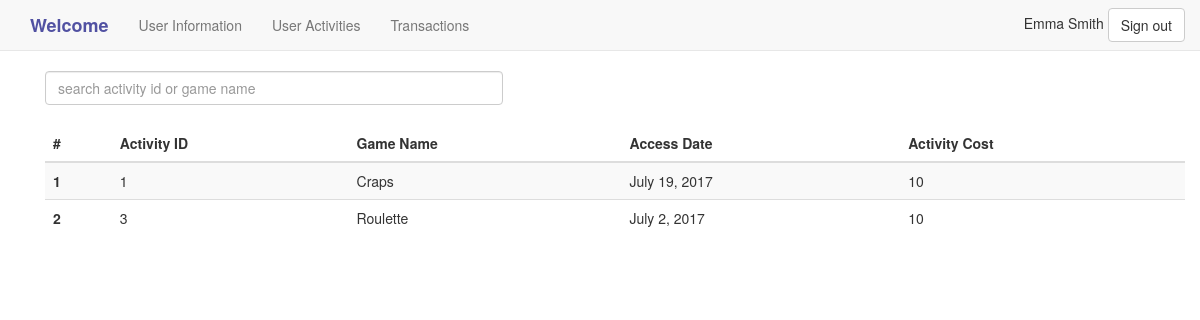
The page /User_Management/user_activity/ (signed in) on the database its author committed.
### User_Management/models.py (models this page shows, shortened)
class ActivitiesRecord(models.Model):
    activity_id = models.AutoField(primary_key=True)
    access_date = models.DateField(auto_now_add=True)
    user_id = models.ForeignKey(MyUser)
    game_name = models.ForeignKey(Game)
    activity_cost = models.IntegerField()

class Game(models.Model):
    game_name = models.CharField(max_length=200, unique=True, primary_key=True)
    cost_per_time = models.IntegerField()
    game_description = models.CharField(max_length=400)

### User_Management/views.py (the view)
class UserActivityListView(ListView):
    model = models.ActivitiesRecord
    context_object_name = 'user_activities'
    template_name = 'user_activity.html'
    def get_queryset(self):
        q = self.request.GET.get('q')
        if q=="" or q==None:
            return models.ActivitiesRecord.objects.filter(user_id_id=self.request.user.myuser.id).order_by('-access_date')
        else:
            return models.ActivitiesRecord.objects.filter(Q(user_id_id=self.request.user.myuser.id), (Q(game_name__game_name__icontains=q) | Q(activity_id__icontains=q))).order_by('-access_date')
    def get_context_data(self, **kwargs):
        context = super(UserActivityListView, self).get_context_data(**kwargs)
        context['user_fullname'] = self.request.user.get_full_name
        context['myuser_id'] = self.request.user.myuser.id
        context['filtername'] = self.request.GET.get('q')
        return context
    @method_decorator(login_required)
    def dispatch(self, *args, **kwargs):
        return super(UserActivityListView, self).dispatch(*args, **kwargs)

### templates/user_activity.html (shortened to what this page needs)
<!DOCTYPE html>
{% extends 'user_page.html' %}
{% load staticfiles %}
{% load bootstrap %}
{% block extra_head %}
    <link href="https://maxcdn.bootstrapcdn.com/font-awesome/4.1.0/css/font-awesome.min.css" rel="stylesheet">
{% endblock %}
{% block body_block %}
    <div class="container">
        <div class="row">
            <div class="col-lg-5">
                 <form action="/User_Management/user_activity/" method="get" style="margin: auto 0;" id="myform">
                    <input type="text" id="search-text" name="q" placeholder="search activity id or game name" class="form-control">
                 </form>
            </div>
        </div>
    </div>
    <br>
    <div class="container">
        {% if user_activities.count != 0 %}
        <table class="table table-striped">
            <thead>
                <tr>
                    <th data-field="index">#</th>
                    <th>Activity ID</th>
                    <th>Game Name</th>
                    <th>Access Date</th>
                    <th>Activity Cost</th>
                </tr>
            </thead>
            <tbody>
                {% for activity in user_activities %}
                    <tr>
                        <th scope="row">{{ forloop.counter }}</th>
                        <td>{{ activity.activity_id }}</td>
                        <td>{{ activity.game_name.game_name }}</td>
                        <td>{{ activity.access_date }}</td>
                        <td>{{ activity.activity_cost }}</td>
                    </tr>
                {% endfor %}
            </tbody>
        </table>
        {% else %}
            <p>No records</p>
        {% endif %}
    </div>
{% endblock %}

### templates/user_page.html (shortened to what this page needs)
<!DOCTYPE html>
{% load staticfiles %}
{% load bootstrap %}
<html lang="en">
<head>
    <link rel="stylesheet" href="{% static "css/mystyle.css" %}">
    {% block extra_head %}
    {% endblock %}
    <link rel="stylesheet" href="https://maxcdn.bootstrapcdn.com/bootstrap/3.3.7/css/bootstrap.min.css">
</head>
<body>
    <nav class="navbar navbar-default navbar-static-top">
        <div class="container">
            <ul class="nav navbar-nav" id="myTab">
                <li><a class="navbar-brand" href="{% url 'User_Management:user_page' %}" style="font-size: large;font-weight: 600;color: #5151A2;">Welcome</a></li>
                <li><a class="navbar-link" data-toggle="tab" href="{% url 'User_Management:user_info' myuser_id %}">User Information</a></li>
                <li><a class="navbar-link" data-toggle="tab" href="{% url 'User_Management:user_activity' %}">User Activities</a></li>
                <li><a class="navbar-link" data-toggle="tab" href="{% url 'User_Management:user_transaction' %}">Transactions</a></li>
            </ul>
            <ul class="nav navbar-nav navbar-right">
                <span>{{ user_fullname }}</span>
                <a href="{% url 'User_Management:logout' %}"><button type="button" class="btn btn-default navbar-btn">Sign out</button></a>
            </ul>
        </div>
    </nav>
    <div class="container">
        {% block body_block %}
        {% endblock %}
    </div>
</body>
</html>

### rows shown on the page
ActivitiesRecord: activity_id "1", game_name.game_name "Craps", access_date "July 19, 2017", activity_cost "10"
ActivitiesRecord: activity_id "3", game_name.game_name "Roulette", access_date "July 2, 2017", activity_cost "10"

### other values the page prints
{{ user_fullname }} "Emma Smith"
